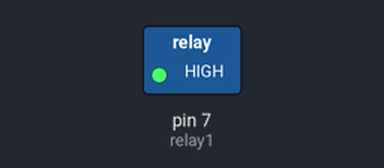
The sketch below on a simulated Arduino Uno, built with avr-gcc and run on an emulated ATmega328P. Parts: switched loads named in the sketch (green lamp = pin HIGH). Dashed ring = blinking.

Above: at 0.2 s.
Timing chart, 0 to 3.0 s (numbered marks = the images above):
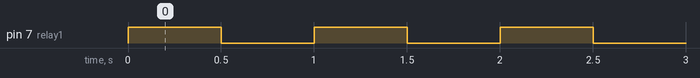

Measured:
- by itself, pin 7 (relay1): alternates HIGH for 0.50 s and LOW for 0.50 s

The sketch:

9.Output_Relay.ino
```cpp
//Inisialisasi pembuatan variable
int relay1=7;

void setup() {
  //Menentukan Fungsionalitas dari PIN pada Microcontroller
  Serial.begin(115200); //baudrate yang digunakan untuk komunikasi microcontroller dengan komputer
  pinMode(relay1,OUTPUT);
}

void loop() {
  //Program yang akan dijalankan berulang-ulang
  digitalWrite (relay1,HIGH);
  delay(500); //Jeda waktu perulagan seama 500 mili detik
  digitalWrite (relay1,LOW);
  delay(500); //Jeda waktu perulagan seama 500 mili detik
}
```
